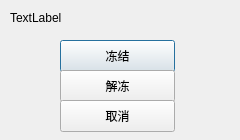
<?xml version="1.0" encoding="UTF-8"?>
<ui version="4.0">
 <class>frozen</class>
 <widget class="QDialog" name="frozen">
  <property name="geometry">
   <rect>
    <x>0</x>
    <y>0</y>
    <width>240</width>
    <height>140</height>
   </rect>
  </property>
  <property name="windowTitle">
   <string>Dialog</string>
  </property>
  <widget class="QLabel" name="label">
   <property name="geometry">
    <rect>
     <x>10</x>
     <y>10</y>
     <width>181</width>
     <height>16</height>
    </rect>
   </property>
   <property name="text">
    <string>TextLabel</string>
   </property>
  </widget>
  <widget class="QPushButton" name="f">
   <property name="geometry">
    <rect>
     <x>60</x>
     <y>40</y>
     <width>115</width>
     <height>32</height>
    </rect>
   </property>
   <property name="text">
    <string>冻结</string>
   </property>
  </widget>
  <widget class="QPushButton" name="df">
   <property name="geometry">
    <rect>
     <x>60</x>
     <y>70</y>
     <width>115</width>
     <height>32</height>
    </rect>
   </property>
   <property name="text">
    <string>解冻</string>
   </property>
  </widget>
  <widget class="QPushButton" name="cancel">
   <property name="geometry">
    <rect>
     <x>60</x>
     <y>100</y>
     <width>115</width>
     <height>32</height>
    </rect>
   </property>
   <property name="text">
    <string>取消</string>
   </property>
  </widget>
 </widget>
 <resources/>
 <connections/>
</ui>
